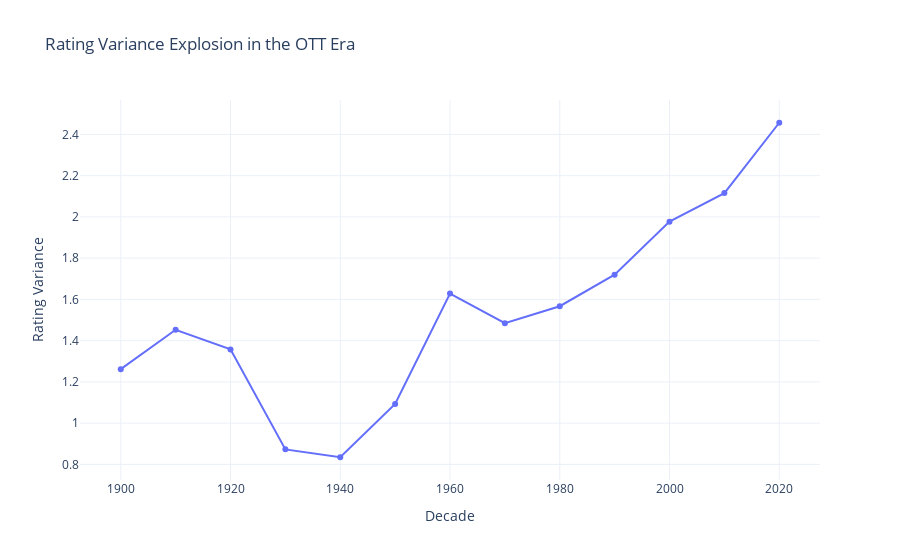

Source (notebook cell):
### Code cell
# ---
# Cell 5: Rating Variance per Decade
variance_by_decade = movies.groupby("decade")["averageRating"].var().reset_index(name="variance")

fig = px.line(variance_by_decade, 
              x="decade", 
              y="variance", 
              markers=True,
              title="Rating Variance Explosion in the OTT Era",
              labels={"decade": "Decade", "variance": "Rating Variance"})
fig.show()

### Figure 1 — Plotly figure (JSON) as saved in the notebook; plotly's stock layout.template omitted (floating-point values rounded to 4 significant figures)
{"data": [{"hovertemplate": "Decade=%{x}<br>Rating Variance=%{y}<extra></extra>", "legendgroup": "", "line": {"color": "#636efa", "dash": "solid"}, "marker": {"symbol": "circle"}, "mode": "lines+markers", "name": "", "orientation": "v", "showlegend": false, "type": "scatter", "x": [1900, 1910, 1920, 1930, 1940, 1950, 1960, 1970, 1980, 1990, 2000, 2010, 2020], "xaxis": "x", "y": [1.262, 1.453, 1.358, 0.873, 0.8348, 1.093, 1.629, 1.485, 1.567, 1.72, 1.977, 2.115, 2.457], "yaxis": "y"}], "layout": {"legend": {"tracegroupgap": 0}, "title": {"text": "Rating Variance Explosion in the OTT Era"}, "xaxis": {"anchor": "y", "domain": [0, 1], "title": {"text": "Decade"}}, "yaxis": {"anchor": "x", "domain": [0, 1], "title": {"text": "Rating Variance"}}}}
